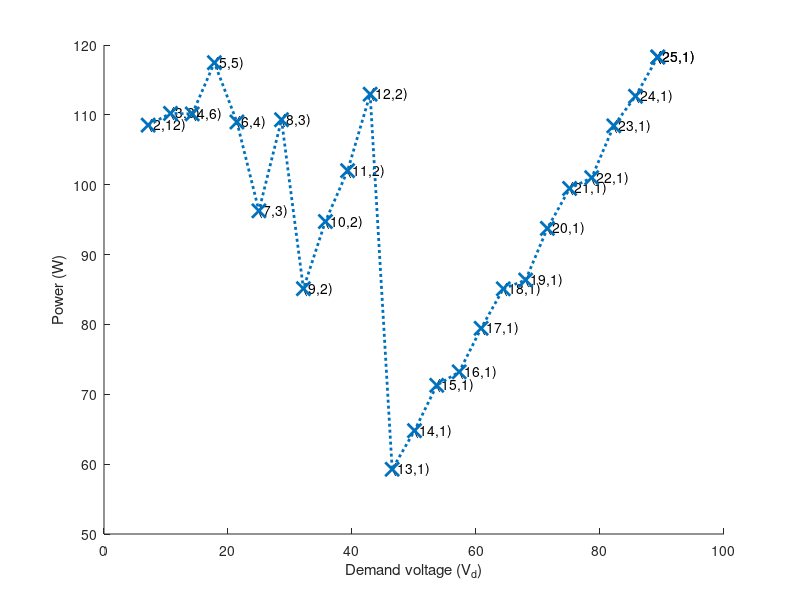

This figure's MATLAB source:
function MainPerfEvalDyVolt
% This function evaluate how effectively dynamic-voltage
% allowing policy works as demand voltage changes over time
%Global parameters
clear
CurNumDev=0; %the current number of devices
NumDev=25;
BatVolt=3.69; %upper bound of 3.6 with jitter of 5%
BatAmp=1.3325; %upper bound of 1.3 with jitter of 5%
CFrate=0.7;
DemandVolt=30; %ampere
power=[];
gi=0;
range=['[' num2str(BatVolt) 'V(' num2str(BatAmp*NumDev)...
    'A) - ' num2str(BatVolt*NumDev) 'V(' num2str(BatAmp) 'A)]']

LCon=struct('name',['lcon' num2str(1)],...
    'Nt',{NumDev},'Nf',{0},'Vd',{DemandVolt},'Np',{0},'Ns',{0},...
    'nomV',{BatVolt},'aveV',{0},'totV',{0},'totA',{0},...
    'selectpolicy','lowest-voltage-first',...
    'dname',[1 NumDev], 'dcurvolt',rand([1 NumDev])*BatVolt*0.05+BatVolt*0.95,...
    'dcuramp',rand([1 NumDev])*BatAmp*0.05+BatAmp*0.95,'dfeedsw',rand([1 NumDev])*0,...
    'dparasw',rand([1 NumDev])*0,'dserisw',rand([1 NumDev])*0,...
    'dbypsw',rand([1 NumDev])*0,'dfaultcells',rand([1 NumDev])*0,...
    'ddetourcells',rand([1 NumDev])*0,'dconncells',rand([1 NumDev])*0);

figure
hold on
for gi=1:25%200
    %DemandVolt=rand*BatVolt*(NumDev-1);
    DemandVolt=BatVolt*(gi);
    while DemandVolt < BatVolt
        DemandVolt=rand*BatVolt*(NumDev-1); %but DemandVolt > BatVolt
    end;
    LCon.totA=0;LCon.totV=0;
    LCon.Vd=DemandVolt;
    
%Initialization:Open switches
LCon.dfeedsw=rand([1 NumDev])*0;
LCon.dparasw=rand([1 NumDev])*0;
LCon.dserisw=rand([1 NumDev])*0;
LCon.dbypsw=rand([1 NumDev])*0;
%Initialization:faulty cells
LCon.dfaultcells=rand([1 NumDev])*0;
LCon.dconncells=rand([1 NumDev])*0;
LCon.ddetourcells=rand([1 NumDev])*0;
% faulty cell dectaction
voltagecutoff=LCon.nomV*CFrate;
tind=find(LCon.dcurvolt > voltagecutoff);
LCon.aveV=mean(LCon.dcurvolt(tind)); %average Volt from healthy cells
LCon.Ns=ceil(LCon.Vd/LCon.aveV);
if LCon.Ns > NumDev
    LCon.Ns=NumDev;
end
tind=find(LCon.dfaultcells==1);
originfaulty=tind;
actNt=LCon.Nt-length(tind); %actual Num of cells available
LCon.Np=floor((actNt)/LCon.Ns);

num2bypass=actNt-LCon.Np*LCon.Ns;

if num2bypass>0
    for i=1:num2bypass %select cells to bypass in order of the lowest volt first
        tind=((LCon.dfaultcells&LCon.ddetourcells)==0);
        tind=find(LCon.dcurvolt==min(LCon.dcurvolt(tind)));
        LCon.ddetourcells(tind)=1;
    end;
end;


% Wiring and Drawing
for j=1:LCon.Np
    tind=find((LCon.dfaultcells&LCon.ddetourcells&LCon.dconncells)==0);
    LCon.dfeedsw(tind(1))=1; %feed switch ON on dev1
    LCon.dconncells(tind(1))=1; %connectivity indication
    for i=1:LCon.Ns-1
        LCon.dserisw(tind(i))=1; % series switch ON from dev2 till dev(n-1)
        LCon.dconncells(tind(i))=1; %connectivity indication
        LCon.totV=LCon.totV+LCon.dcurvolt(tind(i)); %increase in volt
    end %i
    LCon.dparasw(tind(LCon.Ns))=1; % parallel switch ON on devn
    LCon.dconncells(tind(LCon.Ns))=1; %connectivity indication
    LCon.totV=LCon.totV+LCon.dcurvolt(tind(LCon.Ns));%increase in volt
    LCon.totA=LCon.totA+LCon.dcuramp(tind(LCon.Ns));%increase in ampere
end %j
if LCon.Np > 0
    LCon.totV=LCon.totV/LCon.Np;
end;
text(LCon.totV, LCon.totV*LCon.totA,['(' num2str(LCon.Ns) ',' num2str(LCon.Np) ')']);
power=[power [LCon.totV; LCon.totV*LCon.totA]];
end %for gi

plot(power(1,:),power(2,:), 'x:','MarkerSize',10,'LineWidth',2);
xlabel('Demand voltage (V_d)');
ylabel('Power (W)');
hold off
LCon